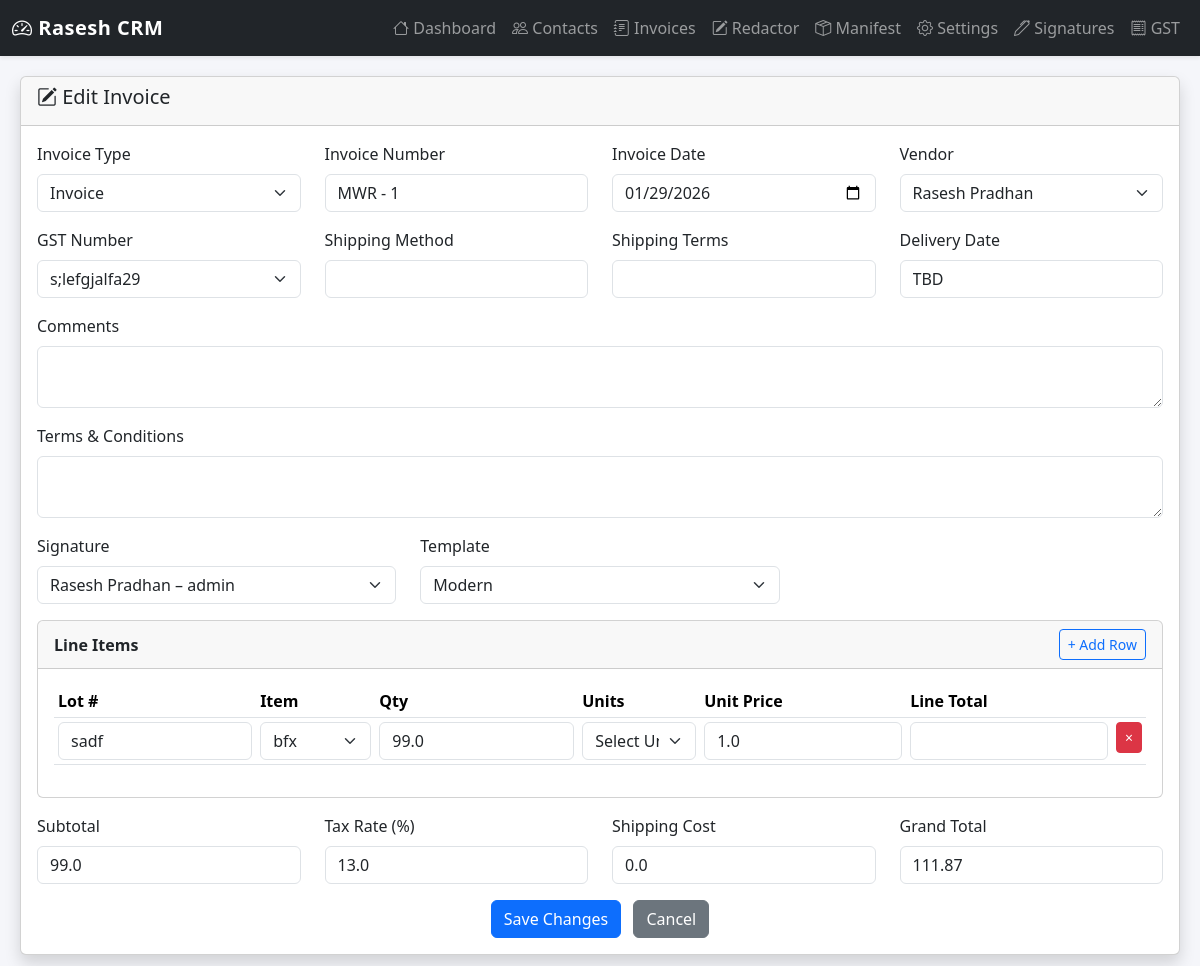
The page /invoice/edit/8 on the database its author committed.
### tables this page shows
CREATE TABLE invoices (
                id INTEGER PRIMARY KEY AUTOINCREMENT,
                num TEXT,
                date TEXT,
                vendor_id INTEGER,
                invoice_type TEXT,
                comments TEXT,
                terms_conditions TEXT,
                sig_id INTEGER,
                ship_cost REAL,
                tax_rate REAL,
                tax REAL,
                subtotal REAL,
                total REAL,
                pdf TEXT, gst_number TEXT, ship_method TEXT, ship_terms TEXT, delivery_date TEXT, template TEXT, id_invoice TEXT, status_invoice TEXT, discount_invoice REAL, currency_invoice TEXT, exchange_rate_invoice REAL, deposit_invoice REAL, due_date_invoice TEXT, payment_terms_invoice TEXT, late_fee_invoice REAL, total_before_tax_invoice REAL, total_after_tax_invoice REAL, balance_due_invoice REAL, client_id_invoice INTEGER, contact_id_invoice INTEGER, recurring_interval_invoice TEXT, next_invoice_date_invoice TEXT,
                FOREIGN KEY(vendor_id) REFERENCES vendors(id)
            );

CREATE TABLE vendors (
                id INTEGER PRIMARY KEY AUTOINCREMENT,
                name TEXT,
                gst_number TEXT,
                address TEXT,
                phone TEXT,
                email TEXT
            );

CREATE TABLE gst (
                id INTEGER PRIMARY KEY AUTOINCREMENT,
                gst_number TEXT,
                description TEXT,
                is_default INTEGER DEFAULT 0
            );

CREATE TABLE signatures (
                id INTEGER PRIMARY KEY AUTOINCREMENT,
                name TEXT NOT NULL,
                position TEXT,
                filename TEXT NOT NULL,
                is_default INTEGER DEFAULT 0
            );

CREATE TABLE invoice_items (
                id INTEGER PRIMARY KEY AUTOINCREMENT,
                invoice_id INTEGER,
                lot_number TEXT,
                item TEXT,
                qty REAL,
                units TEXT,
                unit_price REAL,
                line_total REAL, invoice_item_id TEXT, line_total_invoice REAL, inventory_item_id_invoice INTEGER,
                FOREIGN KEY(invoice_id) REFERENCES invoices(id)
            );

CREATE TABLE items (
                id INTEGER PRIMARY KEY AUTOINCREMENT,
                name TEXT NOT NULL,
                default_units TEXT,
                default_price REAL
            , sku_invoice TEXT, stock_qty_invoice REAL, cost_price_invoice REAL, category_invoice TEXT, reorder_level_invoice REAL, tax_category_invoice TEXT, default_discount_invoice REAL, currency_invoice TEXT);

### app/invoice_routes.py (the view, shortened to what this page needs)
@invoice_routes_bp.route("/edit/<int:invoice_id>", methods=["GET", "POST"])
def invoice_edit(invoice_id):
    with get_conn() as conn:
        invoice = conn.execute(
            "SELECT * FROM invoices WHERE id=?",
            (invoice_id,)
        ).fetchone()
        if not invoice:
            flash("Invoice not found.", "danger")
            return redirect(url_for("invoice_routes.invoice_list"))
        items = conn.execute("""
            SELECT id, lot_number, item, qty, units, unit_price
            FROM invoice_items
            WHERE invoice_id=?
        """, (invoice_id,)).fetchall()
        vendors = conn.execute("SELECT id, name FROM vendors").fetchall()
        gst_numbers = conn.execute("SELECT gst_number FROM gst").fetchall()
        signatures = conn.execute("SELECT id, name, position FROM signatures").fetchall()
        items_master = conn.execute("SELECT name, default_units, default_price FROM items").fetchall()
    return render_template(
        "invoice/form_edit.html",
        invoice=invoice,
        invoice_items=items,
        vendors=vendors,
        gst_numbers=gst_numbers,
        signatures=signatures,
        items=items_master
    )

### app/invoice_routes.py (called while the page is built)
def get_conn():
    db_path = current_app.config["DATABASE"]
    conn = sqlite3.connect(db_path)
    conn.row_factory = sqlite3.Row
    return conn

### templates/invoice/form_edit.html (shortened to what this page needs)
{% extends 'base.html' %}
{% block content %}
<div class="card shadow">
  <div class="card-header">
    <h5><i class="bi bi-pencil-square"></i> Edit Invoice</h5>
  </div>
  <div class="card-body">
    <form method="POST">
      <div class="row mb-3">
        <div class="col-md-3">
          <label class="form-label">Invoice Type</label>
          <select name="invoice_type" class="form-select" required>
            <option value="Invoice" {% if invoice.invoice_type == 'Invoice' %}selected{% endif %}>Invoice</option>
          </select>
        </div>
        <div class="col-md-3">
          <label class="form-label">Invoice Number</label>
          <input type="text" name="invoice_number" class="form-control"
                 value="{{ invoice.num }}">
        </div>
        <div class="col-md-3">
          <label class="form-label">Invoice Date</label>
          <input type="date" name="invoice_date" class="form-control"
                 value="{{ invoice.date }}" required>
        </div>
        <div class="col-md-3">
          <label class="form-label">Vendor</label>
          <select name="vendor_id" class="form-select" required>
            {% for v in vendors %}
              <option value="{{ v.id }}"
                {% if v.id == invoice.vendor_id %}selected{% endif %}>
                {{ v.name }}
              </option>
            {% endfor %}
          </select>
        </div>
      </div>
      <div class="row mb-3">
        <div class="col-md-3">
          <label class="form-label">GST Number</label>
          <select name="gst_number" class="form-select">
            {% for g in gst_numbers %}
              <option value="{{ g.gst_number }}"
                {% if g.gst_number == invoice.gst_number %}selected{% endif %}>
                {{ g.gst_number }}
              </option>
            {% endfor %}
          </select>
        </div>
        <div class="col-md-3">
          <label class="form-label">Shipping Method</label>
          <input type="text" name="ship_method" class="form-control"
                 value="{{ invoice.ship_method or '' }}">
        </div>
        <div class="col-md-3">
          <label class="form-label">Shipping Terms</label>
          <input type="text" name="ship_terms" class="form-control"
                 value="{{ invoice.ship_terms or '' }}">
        </div>
        <div class="col-md-3">
          <label class="form-label">Delivery Date</label>
          <input type="text" id="delivery_date" name="delivery_date"
                 class="form-control"
                 value="{{ invoice.delivery_date or 'TBD' }}">
        </div>
      </div>
      <div class="mb-3">
        <label class="form-label">Comments</label>
        <textarea name="comments" class="form-control" rows="2">{{ invoice.comments }}</textarea>
      </div>
      <div class="mb-3">
        <label class="form-label">Terms & Conditions</label>
        <textarea name="terms_conditions" class="form-control" rows="2">{{ invoice.terms_conditions }}</textarea>
      </div>
      <div class="row mb-3">
        <div class="col-md-4">
          <label class="form-label">Signature</label>
          <select name="sig_id" class="form-select">
            {% for s in signatures %}
              <option value="{{ s.id }}"
                {% if s.id == invoice.sig_id %}selected{% endif %}>
                {{ s.name }}{% if s.position %} – {{ s.position }}{% endif %}
              </option>
            {% endfor %}
          </select>
        </div>
        <div class="col-md-4">
          <label class="form-label">Template</label>
          <select name="template" class="form-select">
            <option value="modern" {% if invoice.template == 'modern' %}selected{% endif %}>Modern</option>
          </select>
        </div>
      </div>
      <div class="card mb-3">
        <div class="card-header d-flex justify-content-between align-items-center">
          <b>Line Items</b>
          <button type="button" class="btn btn-sm btn-outline-primary" id="addRowBtn">+ Add Row</button>
        </div>
        <div class="card-body" style="max-height: 400px; overflow-y: auto;">
          <table class="table table-sm" id="itemsTable">
            <thead>
              <tr>
                <th>Lot #</th>
                <th>Item</th>
                <th>Qty</th>
                <th>Units</th>
                <th>Unit Price</th>
                <th>Line Total</th>
                <th></th>
              </tr>
            </thead>
            <tbody>
              {% for it in invoice_items %}
              <tr>
                <td><input type="text" name="lot_number[]" class="form-control" value="{{ it.lot_number }}"></td>
                <td>
                  <select name="item[]" class="form-select item-select">
                    {% for m in items %}
                      <option value="{{ m.name }}"
                        {% if m.name == it.item %}selected{% endif %}
                        data-units="{{ m.default_units }}"
                        data-price="{{ m.default_price }}">
                        {{ m.name }}
                      </option>
                    {% endfor %}
                  </select>
                </td>
                <td><input type="number" name="qty[]" class="form-control qty" step="0.01" value="{{ it.qty }}"></td>
                <td>
                  <select name="units[]" class="form-select units-select">
                    <option value="">Select Units</option>
                  </select>
                </td>
                <td><input type="number" name="unit_price[]" class="form-control price" step="0.01" value="{{ it.unit_price }}"></td>
                <td><input type="text" class="form-control line-total" readonly></td>
                <td><button type="button" class="btn btn-sm btn-danger removeItem">×</button></td>
              </tr>
              {% endfor %}
            </tbody>
          </table>
        </div>
      </div>
      <div class="row mb-3">
        <div class="col-md-3">
          <label class="form-label">Subtotal</label>
          <input type="text" id="subtotal" name="subtotal" class="form-control" value="{{ invoice.subtotal }}" readonly>
        </div>
        <div class="col-md-3">
          <label class="form-label">Tax Rate (%)</label>
          <input type="number" name="tax_rate" id="tax_rate" class="form-control" value="{{ invoice.tax_rate }}" step="0.01">
        </div>
        <div class="col-md-3">
          <label class="form-label">Shipping Cost</label>
          <input type="number" name="ship_cost" id="ship_cost" class="form-control" value="{{ invoice.ship_cost }}" step="0.01">
        </div>
        <div class="col-md-3">
          <label class="form-label">Grand Total</label>
          <input type="text" id="grand_total" name="total" class="form-control" value="{{ invoice.total }}" readonly>
        </div>
      </div>
      <div class="text-center">
        <button type="submit" class="btn btn-primary me-2">Save Changes</button>
        <a href="{{ url_for('invoice_routes.invoice_list') }}" class="btn btn-secondary">Cancel</a>
      </div>
    </form>
  </div>
</div>
{% endblock %}

### templates/base.html (style rules this page uses)
body { background-color: #f5f6fa; }

### rows shown on the page
invoices: invoice_type "Invoice", invoice_number "MWR - 1", invoice_date "01/29/2026", vendor_id "Rasesh Pradhan", gst_number "s;lefgjalfa29", sig_id "Rasesh Pradhan – admin", template "Modern", subtotal "99.0", tax_rate "13.0", ship_cost "0.0", total "111.87"
invoice_items: lot_number "sadf", item.name "bfx", qty "99.0", unit_price "1.0"
